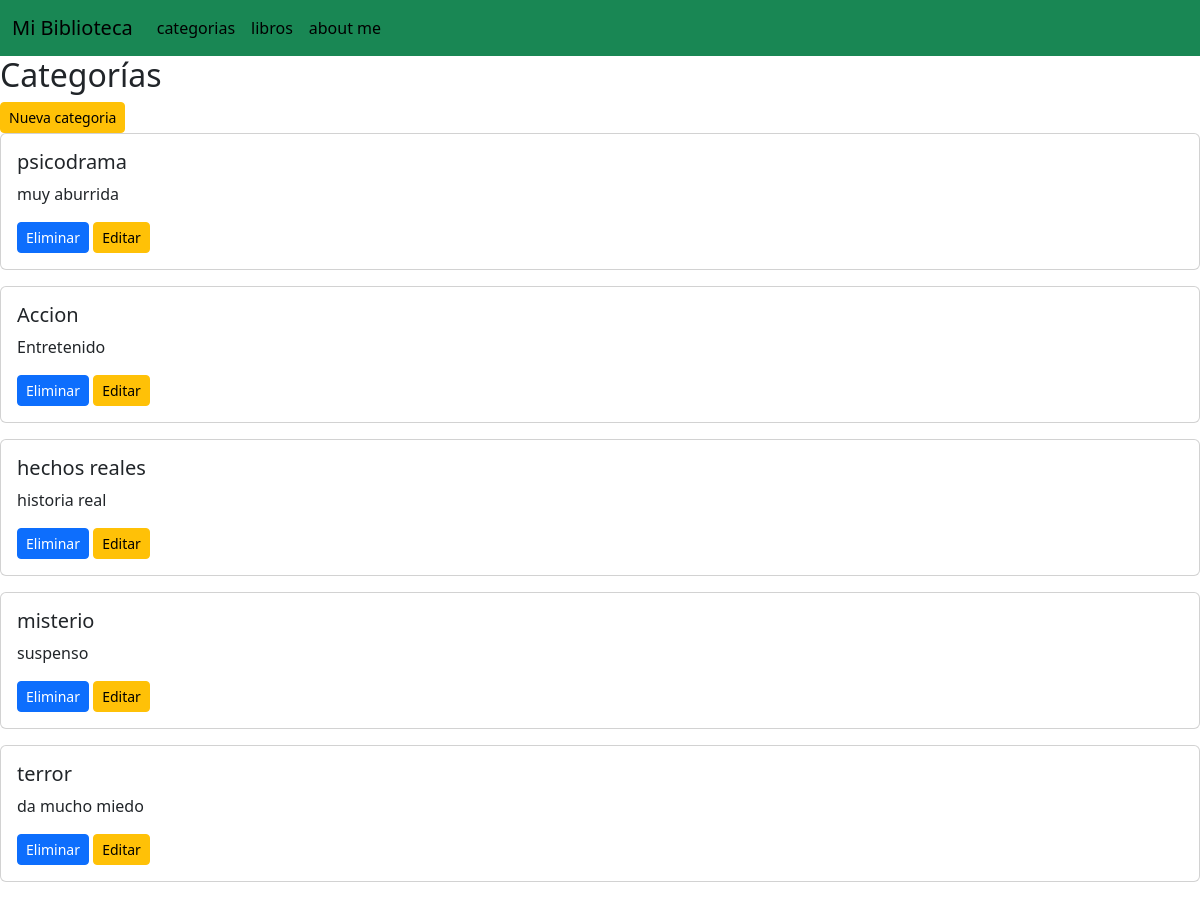
Page /cat/ on the committed database.
### Categorias/models.py (models this page shows, shortened)
class Categoria(models.Model):
    nombre=models.CharField(unique=True)
    descripcion=models.TextField(blank=True, null=True)

### Categorias/views.py (the view)
# urls.py: path('',catListView.as_view(), name='categoria_lista'),
class catListView(ListView):
  model=Categoria
  template_name = 'categoria_lista.html'

### Categorias/templates/categoria_lista.html (shortened to what this page needs)
{% extends 'base.html' %}
{% block content %}
<h2>Categorías</h2>
<a href="{% url 'categoria_crear' %}" class="btn btn-warning btn-sm">  Nueva categoria</a>
{% for categoria in object_list %}
    <div class="card mb-3">
        <div class="card-body">
            <h5>{{ categoria.nombre }}</h5>
            <p>{{ categoria.descripcion }}</p>
            <form method="post" action="{% url 'categoria_eliminar' categoria.pk %}" style="display: inline;">
                <button type="submit" class="btn btn-primary btn-sm"
                        onclick="return confirm('¿Eliminar {{ categoria.nombre }}?')">
                    Eliminar
                </button>
            </form>
             <a href="{% url 'categoria_editar' categoria.id %}" class="btn btn-warning btn-sm">
                     Editar
                </a>
        </div>
    </div>
{% endfor %}
{% endblock %}

### rows in the picture
Categoria: nombre "psicodrama", descripcion "muy aburrida"
Categoria: nombre "Accion", descripcion "Entretenido"
Categoria: nombre "hechos reales", descripcion "historia real"
Categoria: nombre "misterio", descripcion "suspenso"
Categoria: nombre "terror", descripcion "da mucho miedo"
